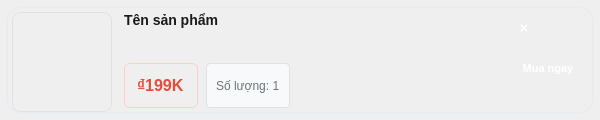
<?xml version="1.0" encoding="UTF-8"?>
<ui version="4.0">
 <class>CartItem</class>
 <widget class="QWidget" name="CartItem">
  <property name="geometry">
   <rect>
    <x>0</x>
    <y>0</y>
    <width>600</width>
    <height>120</height>
   </rect>
  </property>
  <property name="minimumSize">
   <size>
    <width>600</width>
    <height>120</height>
   </size>
  </property>
  <property name="maximumSize">
   <size>
    <width>16777215</width>
    <height>120</height>
   </size>
  </property>
     <property name="styleSheet">
    <string notr="true">QWidget#CartItem {
    background: qlineargradient(x1:0, y1:0, x2:0, y2:1,
        stop:0 #ffffff, stop:1 #f8f9fa);
    border: 2px solid #e9ecef;
    border-radius: 16px;
    margin: 6px;
    padding: 4px;
}

QWidget#CartItem:hover {
    border: 2px solid #007bff;
    background: qlineargradient(x1:0, y1:0, x2:0, y2:1,
        stop:0 #ffffff, stop:1 #e3f2fd);
}</string>
   </property>
  <property name="windowTitle">
   <string>Cart Item</string>
  </property>
  <layout class="QHBoxLayout" name="mainLayout">
   <property name="spacing">
    <number>12</number>
   </property>
   <property name="leftMargin">
    <number>12</number>
   </property>
   <property name="topMargin">
    <number>12</number>
   </property>
   <property name="rightMargin">
    <number>12</number>
   </property>
   <property name="bottomMargin">
    <number>12</number>
   </property>
   <item>
    <widget class="QLabel" name="productImage">
     <property name="minimumSize">
      <size>
       <width>100</width>
       <height>100</height>
      </size>
     </property>
     <property name="maximumSize">
      <size>
       <width>100</width>
       <height>100</height>
      </size>
     </property>
     <property name="styleSheet">
      <string notr="true">QLabel#productImage {
    background: qlineargradient(x1:0, y1:0, x2:0, y2:1,
        stop:0 #f8f9fa, stop:1 #e9ecef);
    border: 1px solid #dee2e6;
    border-radius: 8px;
    padding: 4px;
}</string>
     </property>
     <property name="text">
      <string/>
     </property>
     <property name="scaledContents">
      <bool>true</bool>
     </property>
     <property name="alignment">
      <set>Qt::AlignCenter</set>
     </property>
    </widget>
   </item>
   <item>
    <layout class="QVBoxLayout" name="infoLayout">
     <property name="spacing">
      <number>6</number>
     </property>
     <item>
      <widget class="QLabel" name="productTitle">
       <property name="styleSheet">
        <string notr="true">QLabel#productTitle {
    font-family: Arial, sans-serif;
    font-size: 14px;
    font-weight: 600;
    color: #1a1a1a;
    line-height: 1.4;
    max-height: 60px;
}</string>
       </property>
       <property name="text">
        <string>Tên sản phẩm</string>
       </property>
       <property name="wordWrap">
        <bool>true</bool>
       </property>
       <property name="alignment">
        <set>Qt::AlignLeft|Qt::AlignTop</set>
       </property>
      </widget>
     </item>
     <item>
      <layout class="QHBoxLayout" name="priceLayout">
       <property name="spacing">
        <number>8</number>
       </property>
       <item>
        <widget class="QLabel" name="productPrice">
         <property name="styleSheet">
          <string notr="true">QLabel#productPrice {
    font-family: Arial, sans-serif;
    font-size: 16px;
    font-weight: 700;
    color: #e74c3c;
    background: qlineargradient(x1:0, y1:0, x2:0, y2:1,
        stop:0 #fff5f5, stop:1 #ffe6e6);
    padding: 4px 8px;
    border-radius: 6px;
    border: 1px solid #ffcccc;
}</string>
         </property>
         <property name="text">
          <string>₫199K</string>
         </property>
        </widget>
       </item>
       <item>
        <widget class="QLabel" name="quantityLabel">
         <property name="styleSheet">
          <string notr="true">QLabel#quantityLabel {
    font-family: Arial, sans-serif;
    font-size: 12px;
    color: #6c757d;
    background: #f8f9fa;
    padding: 2px 6px;
    border-radius: 4px;
    border: 1px solid #dee2e6;
}</string>
         </property>
         <property name="text">
          <string>Số lượng: 1</string>
         </property>
        </widget>
       </item>
       <item>
        <spacer name="priceSpacer">
         <property name="orientation">
          <enum>Qt::Horizontal</enum>
         </property>
         <property name="sizeHint" stdset="0">
          <size>
           <width>200</width>
           <height>20</height>
          </size>
         </property>
        </spacer>
       </item>
      </layout>
     </item>
    </layout>
   </item>
   <item>
    <layout class="QVBoxLayout" name="actionLayout">
     <property name="spacing">
      <number>8</number>
     </property>
     <item>
      <widget class="QPushButton" name="removeBtn">
       <property name="minimumSize">
        <size>
         <width>32</width>
         <height>32</height>
        </size>
       </property>
       <property name="maximumSize">
        <size>
         <width>32</width>
         <height>32</height>
        </size>
       </property>
       <property name="styleSheet">
        <string notr="true">QPushButton#removeBtn {
    background: qlineargradient(x1:0, y1:0, x2:0, y2:1,
        stop:0 #e74c3c, stop:1 #c0392b);
    color: white;
    border: none;
    border-radius: 6px;
    font-size: 14px;
    font-weight: bold;
}

QPushButton#removeBtn:hover {
    background: qlineargradient(x1:0, y1:0, x2:0, y2:1,
        stop:0 #c0392b, stop:1 #a93226);
}

QPushButton#removeBtn:pressed {
    background: qlineargradient(x1:0, y1:0, x2:0, y2:1,
        stop:0 #a93226, stop:1 #922b21);
}</string>
       </property>
       <property name="text">
        <string>×</string>
       </property>
      </widget>
     </item>
     <item>
      <widget class="QPushButton" name="buyNowBtn">
       <property name="minimumSize">
        <size>
         <width>80</width>
         <height>32</height>
        </size>
       </property>
       <property name="maximumSize">
        <size>
         <width>80</width>
         <height>32</height>
        </size>
       </property>
       <property name="styleSheet">
        <string notr="true">QPushButton#buyNowBtn {
    background: qlineargradient(x1:0, y1:0, x2:0, y2:1,
        stop:0 #27ae60, stop:1 #2ecc71);
    color: white;
    border: none;
    border-radius: 6px;
    font-family: Arial, sans-serif;
    font-size: 11px;
    font-weight: 600;
    padding: 6px 12px;
}

QPushButton#buyNowBtn:hover {
    background: qlineargradient(x1:0, y1:0, x2:0, y2:1,
        stop:0 #229954, stop:1 #27ae60);
}

QPushButton#buyNowBtn:pressed {
    background: qlineargradient(x1:0, y1:0, x2:0, y2:1,
        stop:0 #1e8449, stop:1 #229954);
}</string>
       </property>
       <property name="text">
        <string>Mua ngay</string>
       </property>
      </widget>
     </item>
     <item>
      <spacer name="actionSpacer">
       <property name="orientation">
        <enum>Qt::Vertical</enum>
       </property>
       <property name="sizeHint" stdset="0">
        <size>
         <width>20</width>
         <height>40</height>
        </size>
       </property>
      </spacer>
     </item>
    </layout>
   </item>
  </layout>
 </widget>
 <resources/>
 <connections/>
</ui> 
